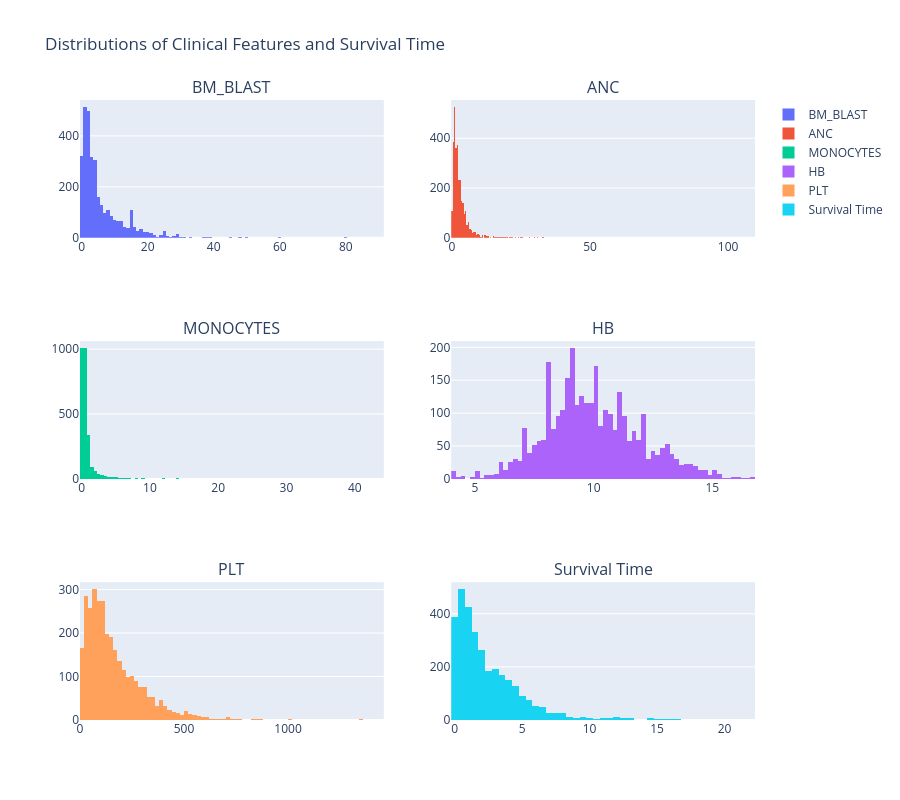

The notebook cell saved with this chart:
### Code cell
# Data Visualization - Distributions
# Select clinical features excluding WBC due to multicollinearity
clinical_numeric = ['BM_BLAST', 'ANC', 'MONOCYTES', 'HB', 'PLT']

fig = make_subplots(rows=3, cols=2, subplot_titles=clinical_numeric + ['Survival Time'])

# Histograms for clinical features
for i, col in enumerate(clinical_numeric):
    row = (i // 2) + 1
    col_pos = (i % 2) + 1
    fig.add_trace(go.Histogram(x=clinical_train[col].dropna(), name=col), row=row, col=col_pos)

# Survival time distribution
fig.add_trace(go.Histogram(x=target_train['OS_YEARS'].dropna(), name='Survival Time'), row=3, col=2)

fig.update_layout(height=800, title_text="Distributions of Clinical Features and Survival Time")
fig.show()

### Figure 1 — Plotly figure (JSON) as saved in the notebook; plotly's stock layout.template omitted (floating-point values rounded to 4 significant figures; data arrays with more than 128 entries replaced by an {"elided": "..."} marker saying what was removed)
{"data": [{"name": "BM_BLAST", "type": "histogram", "x": {"elided": "3214 float values"}, "xaxis": "x", "yaxis": "y"}, {"name": "ANC", "type": "histogram", "x": {"elided": "3130 float values"}, "xaxis": "x2", "yaxis": "y2"}, {"name": "MONOCYTES", "type": "histogram", "x": {"elided": "2722 float values"}, "xaxis": "x3", "yaxis": "y3"}, {"name": "HB", "type": "histogram", "x": {"elided": "3213 float values"}, "xaxis": "x4", "yaxis": "y4"}, {"name": "PLT", "type": "histogram", "x": {"elided": "3199 float values"}, "xaxis": "x5", "yaxis": "y5"}, {"name": "Survival Time", "type": "histogram", "x": {"elided": "3173 float values"}, "xaxis": "x6", "yaxis": "y6"}], "layout": {"annotations": [{"font": {"size": 16}, "showarrow": false, "text": "BM_BLAST", "x": 0.225, "xanchor": "center", "xref": "paper", "y": 1, "yanchor": "bottom", "yref": "paper"}, {"font": {"size": 16}, "showarrow": false, "text": "ANC", "x": 0.775, "xanchor": "center", "xref": "paper", "y": 1, "yanchor": "bottom", "yref": "paper"}, {"font": {"size": 16}, "showarrow": false, "text": "MONOCYTES", "x": 0.225, "xanchor": "center", "xref": "paper", "y": 0.6111, "yanchor": "bottom", "yref": "paper"}, {"font": {"size": 16}, "showarrow": false, "text": "HB", "x": 0.775, "xanchor": "center", "xref": "paper", "y": 0.6111, "yanchor": "bottom", "yref": "paper"}, {"font": {"size": 16}, "showarrow": false, "text": "PLT", "x": 0.225, "xanchor": "center", "xref": "paper", "y": 0.2222, "yanchor": "bottom", "yref": "paper"}, {"font": {"size": 16}, "showarrow": false, "text": "Survival Time", "x": 0.775, "xanchor": "center", "xref": "paper", "y": 0.2222, "yanchor": "bottom", "yref": "paper"}], "height": 800, "title": {"text": "Distributions of Clinical Features and Survival Time"}, "xaxis": {"anchor": "y", "domain": [0, 0.45]}, "xaxis2": {"anchor": "y2", "domain": [0.55, 1]}, "xaxis3": {"anchor": "y3", "domain": [0, 0.45]}, "xaxis4": {"anchor": "y4", "domain": [0.55, 1]}, "xaxis5": {"anchor": "y5", "domain": [0, 0.45]}, "xaxis6": {"anchor": "y6", "domain": [0.55, 1]}, "yaxis": {"anchor": "x", "domain": [0.7778, 1]}, "yaxis2": {"anchor": "x2", "domain": [0.7778, 1]}, "yaxis3": {"anchor": "x3", "domain": [0.3889, 0.6111]}, "yaxis4": {"anchor": "x4", "domain": [0.3889, 0.6111]}, "yaxis5": {"anchor": "x5", "domain": [0, 0.2222]}, "yaxis6": {"anchor": "x6", "domain": [0, 0.2222]}}}
